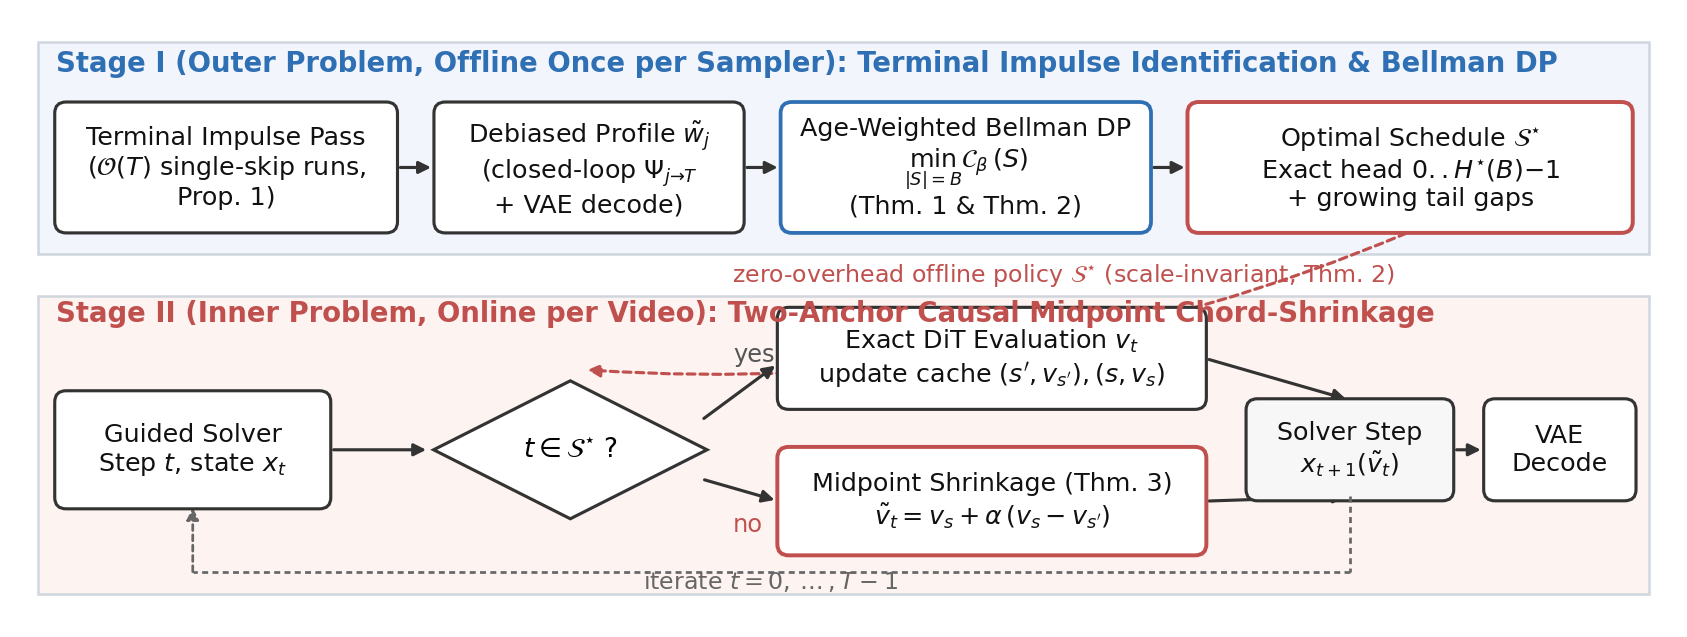

Write Python code to recreate this figure.
"""Generate Figure 2 (fig_arch.pdf): Overview of the Bilevel MPCache Framework."""

from pathlib import Path
import matplotlib
matplotlib.use("Agg")
import matplotlib.pyplot as plt
from matplotlib.patches import FancyBboxPatch, FancyArrowPatch, Rectangle, Polygon

plt.rcParams.update({"font.size": 6.5, "pdf.fonttype": 42, "ps.fonttype": 42})

OUT_DIRS = [
    Path(__file__).resolve().parent,
    Path(__file__).resolve().parents[2] / "paper" / "figures",
]

fig, ax = plt.subplots(figsize=(7.0, 2.50))
ax.set_xlim(0, 100)
ax.set_ylim(0, 36)
ax.axis("off")


def box(x, y, w, h, text, fc="#ffffff", ec="#333333", fs=6.1, lw=0.75, color="#111111"):
    ax.add_patch(
        FancyBboxPatch(
            (x, y),
            w,
            h,
            boxstyle="round,pad=0.28,rounding_size=0.7",
            facecolor=fc,
            edgecolor=ec,
            linewidth=lw,
            zorder=2,
        )
    )
    ax.text(x + w / 2, y + h / 2, text, ha="center", va="center", fontsize=fs, zorder=3, color=color, linespacing=1.22)


def arrow(x0, y0, x1, y1, ls="-", col="#333333", rad=0.0):
    ax.add_patch(
        FancyArrowPatch(
            (x0, y0),
            (x1, y1),
            arrowstyle="-|>",
            mutation_scale=6,
            linewidth=0.75,
            color=col,
            linestyle=ls,
            zorder=1,
            connectionstyle=f"arc3,rad={rad}",
            shrinkA=1,
            shrinkB=1,
        )
    )


# ---------------- Stage I: Outer-Level Horizon Synthesis (top band) ----------------
ax.add_patch(Rectangle((0.5, 22.0), 99.0, 13.2, facecolor="#f2f6fc", edgecolor="#cfd6dd", linewidth=0.6, zorder=0))
ax.text(
    1.6,
    33.4,
    "Stage I (Outer Problem, Offline Once per Sampler): Terminal Impulse Identification & Bellman DP",
    fontsize=6.6,
    color="#2f6fb3",
    weight="bold",
)
box(1.8, 23.6, 20.5, 7.6, "Terminal Impulse Pass\n($\\mathcal{O}(T)$ single-skip runs,\nProp. 1)")
box(25.1, 23.6, 18.5, 7.6, "Debiased Profile $\\tilde{w}_j$\n(closed-loop $\\Psi_{j\\to T}$\n+ VAE decode)")
box(46.4, 23.6, 22.2, 7.6, "Age-Weighted Bellman DP\n$\\min_{|S|=B} \\mathcal{C}_{\\beta}(S)$\n(Thm. 1 & Thm. 2)", ec="#2f6fb3", lw=0.9)
box(71.4, 23.6, 26.8, 7.6, "Optimal Schedule $\\mathcal{S}^{\\star}$\nExact head $0..H^{\\star}(B){-}1$\n+ growing tail gaps", fc="#ffffff", ec="#c0504d", lw=0.95)
arrow(22.5, 27.4, 24.9, 27.4)
arrow(43.8, 27.4, 46.2, 27.4)
arrow(68.8, 27.4, 71.2, 27.4)

# Schedule feed-down arrow from Stage I to Stage II decision diamond
arrow(84.8, 23.4, 34.0, 14.8, ls=(0, (2.5, 1.6)), col="#c0504d", rad=-0.12)
ax.text(63.5, 20.2, "zero-overhead offline policy $\\mathcal{S}^{\\star}$ (scale-invariant, Thm. 2)", fontsize=5.7, color="#c0504d", ha="center")

# ---------------- Stage II: Inner-Level Causal Shrinkage (bottom band) ----------------
ax.add_patch(Rectangle((0.5, 0.8), 99.0, 18.6, facecolor="#fdf3f1", edgecolor="#cfd6dd", linewidth=0.6, zorder=0))
ax.text(
    1.6,
    17.8,
    "Stage II (Inner Problem, Online per Video): Two-Anchor Causal Midpoint Chord-Shrinkage",
    fontsize=6.6,
    color="#c0504d",
    weight="bold",
)
box(1.8, 6.4, 16.4, 6.8, "Guided Solver\nStep $t$, state $x_t$")
ax.add_patch(
    Polygon(
        [[33.2, 14.1], [41.6, 9.8], [33.2, 5.5], [24.8, 9.8]],
        closed=True,
        facecolor="#ffffff",
        edgecolor="#333333",
        linewidth=0.75,
        zorder=2,
    )
)
ax.text(33.2, 9.8, "$t \\in \\mathcal{S}^{\\star}$ ?", ha="center", va="center", fontsize=6.3, zorder=3)
arrow(18.4, 9.8, 24.6, 9.8)

box(46.2, 12.6, 25.8, 5.8, "Exact DiT Evaluation $v_t$\nupdate cache $(s', v_{s'}), (s, v_s)$")
box(
    46.2,
    3.5,
    25.8,
    6.2,
    "Midpoint Shrinkage (Thm. 3)\n$\\tilde{v}_t = v_s + \\alpha\\,(v_s - v_{s'})$",
    ec="#c0504d",
    lw=0.95,
)
arrow(41.2, 11.6, 46.0, 15.2)
arrow(41.2, 8.0, 46.0, 6.6)
ax.text(43.2, 15.3, "yes", fontsize=5.8, color="#555555")
ax.text(43.2, 4.7, "no", fontsize=5.8, color="#c0504d")

box(75.0, 6.9, 12.2, 5.8, "Solver Step\n$x_{t+1}(\\tilde{v}_t)$", fc="#f7f7f7")
arrow(72.2, 15.5, 81.1, 12.9)
arrow(72.2, 6.6, 81.1, 12.9 if False else 6.9)

# Clean routing to solver box
ax.lines.clear() if False else None

loop = dict(color="#666666", linewidth=0.65, linestyle=(0, (2.2, 1.6)))
ax.plot([81.1, 81.1], [6.9, 2.2], **loop)
ax.plot([81.1, 10.0], [2.2, 2.2], **loop)
ax.add_patch(
    FancyArrowPatch(
        (10.0, 2.2),
        (10.0, 6.2),
        arrowstyle="-|>",
        mutation_scale=6,
        linewidth=0.65,
        color="#666666",
        linestyle=(0, (2.2, 1.6)),
        shrinkA=0,
        shrinkB=0,
        zorder=1,
    )
)
ax.text(45.5, 1.15, "iterate $t = 0, \\dots, T-1$", fontsize=5.7, color="#666666", ha="center")

box(89.6, 6.9, 8.8, 5.8, "VAE\nDecode", fc="#ffffff")
arrow(87.4, 9.8, 89.4, 9.8)

for out_dir in OUT_DIRS:
    out_dir.mkdir(parents=True, exist_ok=True)
    for ext in ("pdf", "png"):
        fig.savefig(out_dir / f"fig_arch.{ext}", dpi=300, bbox_inches="tight")
print("wrote fig_arch.pdf and fig_arch.png")
